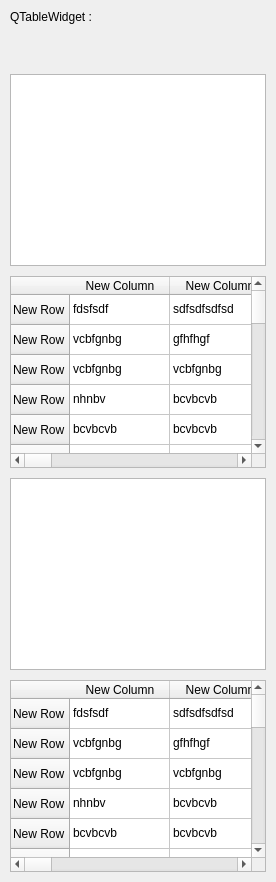
              <widget class="QFrame" name="fr_tw">
               <layout class="QVBoxLayout" name="vlay_tw">
                <property name="spacing">
                 <number>10</number>
                </property>
                <property name="leftMargin">
                 <number>10</number>
                </property>
                <property name="topMargin">
                 <number>10</number>
                </property>
                <property name="rightMargin">
                 <number>10</number>
                </property>
                <property name="bottomMargin">
                 <number>10</number>
                </property>
                <item>
                 <widget class="QLabel" name="lb_tw_demo">
                  <property name="text">
                   <string>QTableWidget :</string>
                  </property>
                 </widget>
                </item>
                <item>
                 <spacer name="verticalSpacer_19">
                  <property name="orientation">
                   <enum>Qt::Vertical</enum>
                  </property>
                  <property name="sizeType">
                   <enum>QSizePolicy::Fixed</enum>
                  </property>
                  <property name="sizeHint" stdset="0">
                   <size>
                    <width>20</width>
                    <height>40</height>
                   </size>
                  </property>
                 </spacer>
                </item>
                <item>
                 <widget class="QTableView" name="tv_demo_th"/>
                </item>
                <item>
                 <widget class="QTableWidget" name="tw_demo_th">
                  <row>
                   <property name="text">
                    <string>New Row</string>
                   </property>
                  </row>
                  <row>
                   <property name="text">
                    <string>New Row</string>
                   </property>
                  </row>
                  <row>
                   <property name="text">
                    <string>New Row</string>
                   </property>
                  </row>
                  <row>
                   <property name="text">
                    <string>New Row</string>
                   </property>
                  </row>
                  <row>
                   <property name="text">
                    <string>New Row</string>
                   </property>
                  </row>
                  <row>
                   <property name="text">
                    <string>New Row</string>
                   </property>
                  </row>
                  <row>
                   <property name="text">
                    <string>New Row</string>
                   </property>
                  </row>
                  <row>
                   <property name="text">
                    <string>New Row</string>
                   </property>
                  </row>
                  <row>
                   <property name="text">
                    <string>New Row</string>
                   </property>
                  </row>
                  <row>
                   <property name="text">
                    <string>New Row</string>
                   </property>
                  </row>
                  <row>
                   <property name="text">
                    <string>New Row</string>
                   </property>
                  </row>
                  <row>
                   <property name="text">
                    <string>New Row</string>
                   </property>
                  </row>
                  <row>
                   <property name="text">
                    <string>New Row</string>
                   </property>
                  </row>
                  <row>
                   <property name="text">
                    <string>New Row</string>
                   </property>
                  </row>
                  <row>
                   <property name="text">
                    <string>New Row</string>
                   </property>
                  </row>
                  <row>
                   <property name="text">
                    <string>New Row</string>
                   </property>
                  </row>
                  <row>
                   <property name="text">
                    <string>New Row</string>
                   </property>
                  </row>
                  <row>
                   <property name="text">
                    <string>New Row</string>
                   </property>
                  </row>
                  <row>
                   <property name="text">
                    <string>New Row</string>
                   </property>
                  </row>
                  <row>
                   <property name="text">
                    <string>New Row</string>
                   </property>
                  </row>
                  <row>
                   <property name="text">
                    <string>New Row</string>
                   </property>
                  </row>
                  <row>
                   <property name="text">
                    <string>New Row</string>
                   </property>
                  </row>
                  <row>
                   <property name="text">
                    <string>New Row</string>
                   </property>
                  </row>
                  <column>
                   <property name="text">
                    <string>New Column</string>
                   </property>
                  </column>
                  <column>
                   <property name="text">
                    <string>New Column</string>
                   </property>
                  </column>
                  <column>
                   <property name="text">
                    <string>New Column</string>
                   </property>
                  </column>
                  <column>
                   <property name="text">
                    <string>New Column</string>
                   </property>
                  </column>
                  <column>
                   <property name="text">
                    <string>New Column</string>
                   </property>
                  </column>
                  <column>
                   <property name="text">
                    <string>New Column</string>
                   </property>
                  </column>
                  <column>
                   <property name="text">
                    <string>New Column</string>
                   </property>
                  </column>
                  <column>
                   <property name="text">
                    <string>New Column</string>
                   </property>
                  </column>
                  <column>
                   <property name="text">
                    <string>New Column</string>
                   </property>
                  </column>
                  <column>
                   <property name="text">
                    <string>New Column</string>
                   </property>
                  </column>
                  <column>
                   <property name="text">
                    <string>New Column</string>
                   </property>
                  </column>
                  <column>
                   <property name="text">
                    <string>New Column</string>
                   </property>
                  </column>
                  <item row="0" column="0">
                   <property name="text">
                    <string>fdsfsdf</string>
                   </property>
                  </item>
                  <item row="0" column="1">
                   <property name="text">
                    <string>sdfsdfsdfsd</string>
                   </property>
                  </item>
                  <item row="0" column="2">
                   <property name="text">
                    <string>fdsfdsf</string>
                   </property>
                  </item>
                  <item row="1" column="0">
                   <property name="text">
                    <string>vcbfgnbg</string>
                   </property>
                  </item>
                  <item row="1" column="1">
                   <property name="text">
                    <string>gfhfhgf</string>
                   </property>
                  </item>
                  <item row="1" column="2">
                   <property name="text">
                    <string>dsf</string>
                   </property>
                  </item>
                  <item row="1" column="3">
                   <property name="text">
                    <string>fvbccvbvc</string>
                   </property>
                  </item>
                  <item row="2" column="0">
                   <property name="text">
                    <string>vcbfgnbg</string>
                   </property>
                  </item>
                  <item row="2" column="1">
                   <property name="text">
                    <string>vcbfgnbg</string>
                   </property>
                  </item>
                  <item row="2" column="2">
                   <property name="text">
                    <string>hfghgfh</string>
                   </property>
                  </item>
                  <item row="2" column="3">
                   <property name="text">
                    <string>bcvbcvb</string>
                   </property>
                  </item>
                  <item row="2" column="5">
                   <property name="text">
                    <string>fvbccvbvc</string>
                   </property>
                  </item>
                  <item row="2" column="6">
                   <property name="text">
                    <string>fvbccvbvc</string>
                   </property>
                  </item>
                  <item row="3" column="0">
                   <property name="text">
                    <string>nhnbv</string>
                   </property>
                  </item>
                  <item row="3" column="1">
                   <property name="text">
                    <string>bcvbcvb</string>
                   </property>
                  </item>
                  <item row="3" column="2">
                   <property name="text">
                    <string>dsf</string>
                   </property>
                  </item>
                  <item row="3" column="3">
                   <property name="text">
                    <string>bcvbcvb</string>
                   </property>
                  </item>
                  <item row="3" column="6">
                   <property name="text">
                    <string>fvbccvbvc</string>
                   </property>
                  </item>
                  <item row="4" column="0">
                   <property name="text">
                    <string>bcvbcvb</string>
                   </property>
                  </item>
                  <item row="4" column="1">
                   <property name="text">
                    <string>bcvbcvb</string>
                   </property>
                  </item>
                  <item row="4" column="2">
                   <property name="text">
                    <string>bcvbcvb</string>
                   </property>
                  </item>
                  <item row="4" column="5">
                   <property name="text">
                    <string>fvbccvbvc</string>
                   </property>
                  </item>
                  <item row="4" column="6">
                   <property name="text">
                    <string>fvbccvbvc</string>
                   </property>
                  </item>
                  <item row="7" column="6">
                   <property name="text">
                    <string>bcvbcvb</string>
                   </property>
                  </item>
                  <item row="8" column="3">
                   <property name="text">
                    <string>bcvbcvb</string>
                   </property>
                  </item>
                  <item row="8" column="5">
                   <property name="text">
                    <string>bcvbcvb</string>
                   </property>
                  </item>
                  <item row="8" column="6">
                   <property name="text">
                    <string>bcvbcvb</string>
                   </property>
                  </item>
                  <item row="9" column="2">
                   <property name="text">
                    <string>bcvbcvb</string>
                   </property>
                  </item>
                  <item row="9" column="5">
                   <property name="text">
                    <string>bcvbcvb</string>
                   </property>
                  </item>
                  <item row="9" column="6">
                   <property name="text">
                    <string>bcvbcvb</string>
                   </property>
                  </item>
                  <item row="10" column="1">
                   <property name="text">
                    <string>bcvbcvb</string>
                   </property>
                  </item>
                  <item row="10" column="2">
                   <property name="text">
                    <string>bcvbcvb</string>
                   </property>
                  </item>
                  <item row="10" column="3">
                   <property name="text">
                    <string>bcvbcvb</string>
                   </property>
                  </item>
                  <item row="11" column="0">
                   <property name="text">
                    <string>fvbccvbvc</string>
                   </property>
                  </item>
                  <item row="12" column="0">
                   <property name="text">
                    <string>fvbccvbvc</string>
                   </property>
                  </item>
                  <item row="13" column="0">
                   <property name="text">
                    <string>fvbccvbvc</string>
                   </property>
                  </item>
                  <item row="13" column="1">
                   <property name="text">
                    <string>fvbccvbvc</string>
                   </property>
                  </item>
                  <item row="14" column="0">
                   <property name="text">
                    <string>fvbccvbvc</string>
                   </property>
                  </item>
                  <item row="14" column="2">
                   <property name="text">
                    <string>fvbccvbvc</string>
                   </property>
                  </item>
                 </widget>
                </item>
                <item>
                 <widget class="QTableView" name="tv_demo_tr"/>
                </item>
                <item>
                 <widget class="QTableWidget" name="tw_demo_tr">
                  <row>
                   <property name="text">
                    <string>New Row</string>
                   </property>
                  </row>
                  <row>
                   <property name="text">
                    <string>New Row</string>
                   </property>
                  </row>
                  <row>
                   <property name="text">
                    <string>New Row</string>
                   </property>
                  </row>
                  <row>
                   <property name="text">
                    <string>New Row</string>
                   </property>
                  </row>
                  <row>
                   <property name="text">
                    <string>New Row</string>
                   </property>
                  </row>
                  <row>
                   <property name="text">
                    <string>New Row</string>
                   </property>
                  </row>
                  <row>
                   <property name="text">
                    <string>New Row</string>
                   </property>
                  </row>
                  <row>
                   <property name="text">
                    <string>New Row</string>
                   </property>
                  </row>
                  <row>
                   <property name="text">
                    <string>New Row</string>
                   </property>
                  </row>
                  <row>
                   <property name="text">
                    <string>New Row</string>
                   </property>
                  </row>
                  <row>
                   <property name="text">
                    <string>New Row</string>
                   </property>
                  </row>
                  <row>
                   <property name="text">
                    <string>New Row</string>
                   </property>
                  </row>
                  <row>
                   <property name="text">
                    <string>New Row</string>
                   </property>
                  </row>
                  <row>
                   <property name="text">
                    <string>New Row</string>
                   </property>
                  </row>
                  <row>
                   <property name="text">
                    <string>New Row</string>
                   </property>
                  </row>
                  <row>
                   <property name="text">
                    <string>New Row</string>
                   </property>
                  </row>
                  <row>
                   <property name="text">
                    <string>New Row</string>
                   </property>
                  </row>
                  <row>
                   <property name="text">
                    <string>New Row</string>
                   </property>
                  </row>
                  <row>
                   <property name="text">
                    <string>New Row</string>
                   </property>
                  </row>
                  <row>
                   <property name="text">
                    <string>New Row</string>
                   </property>
                  </row>
                  <row>
                   <property name="text">
                    <string>New Row</string>
                   </property>
                  </row>
                  <row>
                   <property name="text">
                    <string>New Row</string>
                   </property>
                  </row>
                  <row>
                   <property name="text">
                    <string>New Row</string>
                   </property>
                  </row>
                  <column>
                   <property name="text">
                    <string>New Column</string>
                   </property>
                  </column>
                  <column>
                   <property name="text">
                    <string>New Column</string>
                   </property>
                  </column>
                  <column>
                   <property name="text">
                    <string>New Column</string>
                   </property>
                  </column>
                  <column>
                   <property name="text">
                    <string>New Column</string>
                   </property>
                  </column>
                  <column>
                   <property name="text">
                    <string>New Column</string>
                   </property>
                  </column>
                  <column>
                   <property name="text">
                    <string>New Column</string>
                   </property>
                  </column>
                  <column>
                   <property name="text">
                    <string>New Column</string>
                   </property>
                  </column>
                  <column>
                   <property name="text">
                    <string>New Column</string>
                   </property>
                  </column>
                  <column>
                   <property name="text">
                    <string>New Column</string>
                   </property>
                  </column>
                  <column>
                   <property name="text">
                    <string>New Column</string>
                   </property>
                  </column>
                  <column>
                   <property name="text">
                    <string>New Column</string>
                   </property>
                  </column>
                  <column>
                   <property name="text">
                    <string>New Column</string>
                   </property>
                  </column>
                  <item row="0" column="0">
                   <property name="text">
                    <string>fdsfsdf</string>
                   </property>
                  </item>
                  <item row="0" column="1">
                   <property name="text">
                    <string>sdfsdfsdfsd</string>
                   </property>
                  </item>
                  <item row="0" column="2">
                   <property name="text">
                    <string>fdsfdsf</string>
                   </property>
                  </item>
                  <item row="1" column="0">
                   <property name="text">
                    <string>vcbfgnbg</string>
                   </property>
                  </item>
                  <item row="1" column="1">
                   <property name="text">
                    <string>gfhfhgf</string>
                   </property>
                  </item>
                  <item row="1" column="2">
                   <property name="text">
                    <string>dsf</string>
                   </property>
                  </item>
                  <item row="1" column="3">
                   <property name="text">
                    <string>fvbccvbvc</string>
                   </property>
                  </item>
                  <item row="2" column="0">
                   <property name="text">
                    <string>vcbfgnbg</string>
                   </property>
                  </item>
                  <item row="2" column="1">
                   <property name="text">
                    <string>vcbfgnbg</string>
                   </property>
                  </item>
                  <item row="2" column="2">
                   <property name="text">
                    <string>hfghgfh</string>
                   </property>
                  </item>
                  <item row="2" column="3">
                   <property name="text">
                    <string>bcvbcvb</string>
                   </property>
                  </item>
                  <item row="2" column="5">
                   <property name="text">
                    <string>fvbccvbvc</string>
                   </property>
                  </item>
                  <item row="2" column="6">
                   <property name="text">
                    <string>fvbccvbvc</string>
                   </property>
                  </item>
                  <item row="3" column="0">
                   <property name="text">
                    <string>nhnbv</string>
                   </property>
                  </item>
                  <item row="3" column="1">
                   <property name="text">
                    <string>bcvbcvb</string>
                   </property>
                  </item>
                  <item row="3" column="2">
                   <property name="text">
                    <string>dsf</string>
                   </property>
                  </item>
                  <item row="3" column="3">
                   <property name="text">
                    <string>bcvbcvb</string>
                   </property>
                  </item>
                  <item row="3" column="6">
                   <property name="text">
                    <string>fvbccvbvc</string>
                   </property>
                  </item>
                  <item row="4" column="0">
                   <property name="text">
                    <string>bcvbcvb</string>
                   </property>
                  </item>
                  <item row="4" column="1">
                   <property name="text">
                    <string>bcvbcvb</string>
                   </property>
                  </item>
                  <item row="4" column="2">
                   <property name="text">
                    <string>bcvbcvb</string>
                   </property>
                  </item>
                  <item row="4" column="5">
                   <property name="text">
                    <string>fvbccvbvc</string>
                   </property>
                  </item>
                  <item row="4" column="6">
                   <property name="text">
                    <string>fvbccvbvc</string>
                   </property>
                  </item>
                  <item row="7" column="6">
                   <property name="text">
                    <string>bcvbcvb</string>
                   </property>
                  </item>
                  <item row="8" column="3">
                   <property name="text">
                    <string>bcvbcvb</string>
                   </property>
                  </item>
                  <item row="8" column="5">
                   <property name="text">
                    <string>bcvbcvb</string>
                   </property>
                  </item>
                  <item row="8" column="6">
                   <property name="text">
                    <string>bcvbcvb</string>
                   </property>
                  </item>
                  <item row="9" column="2">
                   <property name="text">
                    <string>bcvbcvb</string>
                   </property>
                  </item>
                  <item row="9" column="5">
                   <property name="text">
                    <string>bcvbcvb</string>
                   </property>
                  </item>
                  <item row="9" column="6">
                   <property name="text">
                    <string>bcvbcvb</string>
                   </property>
                  </item>
                  <item row="10" column="1">
                   <property name="text">
                    <string>bcvbcvb</string>
                   </property>
                  </item>
                  <item row="10" column="2">
                   <property name="text">
                    <string>bcvbcvb</string>
                   </property>
                  </item>
                  <item row="10" column="3">
                   <property name="text">
                    <string>bcvbcvb</string>
                   </property>
                  </item>
                  <item row="11" column="0">
                   <property name="text">
                    <string>fvbccvbvc</string>
                   </property>
                  </item>
                  <item row="12" column="0">
                   <property name="text">
                    <string>fvbccvbvc</string>
                   </property>
                  </item>
                  <item row="13" column="0">
                   <property name="text">
                    <string>fvbccvbvc</string>
                   </property>
                  </item>
                  <item row="13" column="1">
                   <property name="text">
                    <string>fvbccvbvc</string>
                   </property>
                  </item>
                  <item row="14" column="0">
                   <property name="text">
                    <string>fvbccvbvc</string>
                   </property>
                  </item>
                  <item row="14" column="2">
                   <property name="text">
                    <string>fvbccvbvc</string>
                   </property>
                  </item>
                 </widget>
                </item>
               </layout>
              </widget>
